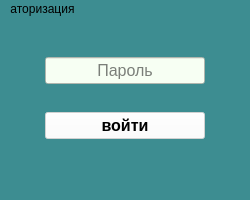
<?xml version="1.0" encoding="UTF-8"?>
<ui version="4.0">
 <class>MainWindow</class>
 <widget class="QMainWindow" name="MainWindow">
  <property name="geometry">
   <rect>
    <x>0</x>
    <y>0</y>
    <width>250</width>
    <height>200</height>
   </rect>
  </property>
  <property name="sizePolicy">
   <sizepolicy hsizetype="Preferred" vsizetype="Preferred">
    <horstretch>0</horstretch>
    <verstretch>0</verstretch>
   </sizepolicy>
  </property>
  <property name="minimumSize">
   <size>
    <width>250</width>
    <height>200</height>
   </size>
  </property>
  <property name="maximumSize">
   <size>
    <width>250</width>
    <height>200</height>
   </size>
  </property>
  <property name="windowTitle">
   <string>Login to App</string>
  </property>
  <property name="styleSheet">
   <string notr="true">background-color: rgb(61, 141, 145);</string>
  </property>
  <widget class="QWidget" name="centralwidget">
   <property name="sizePolicy">
    <sizepolicy hsizetype="Maximum" vsizetype="Preferred">
     <horstretch>0</horstretch>
     <verstretch>0</verstretch>
    </sizepolicy>
   </property>
   <layout class="QVBoxLayout" name="verticalLayout">
    <property name="spacing">
     <number>0</number>
    </property>
    <property name="leftMargin">
     <number>45</number>
    </property>
    <property name="topMargin">
     <number>10</number>
    </property>
    <property name="rightMargin">
     <number>45</number>
    </property>
    <property name="bottomMargin">
     <number>10</number>
    </property>
    <item>
     <widget class="QLineEdit" name="passwordEdit">
      <property name="font">
       <font>
        <family>Tahoma</family>
        <pointsize>12</pointsize>
       </font>
      </property>
      <property name="autoFillBackground">
       <bool>false</bool>
      </property>
      <property name="styleSheet">
       <string notr="true">background-color: rgb(247, 255, 243);
color: rgb(0, 0, 0);</string>
      </property>
      <property name="echoMode">
       <enum>QLineEdit::Password</enum>
      </property>
      <property name="alignment">
       <set>Qt::AlignCenter</set>
      </property>
      <property name="placeholderText">
       <string>Пароль</string>
      </property>
     </widget>
    </item>
    <item>
     <widget class="QPushButton" name="loginButton">
      <property name="enabled">
       <bool>false</bool>
      </property>
      <property name="font">
       <font>
        <family>Tahoma</family>
        <pointsize>12</pointsize>
        <bold>true</bold>
       </font>
      </property>
      <property name="layoutDirection">
       <enum>Qt::LeftToRight</enum>
      </property>
      <property name="styleSheet">
       <string notr="true">background-color: rgb(255, 255, 255);
color: rgb(0, 0, 0);</string>
      </property>
      <property name="text">
       <string>войти</string>
      </property>
     </widget>
    </item>
   </layout>
  </widget>
  <widget class="QMenuBar" name="menubar">
   <property name="geometry">
    <rect>
     <x>0</x>
     <y>0</y>
     <width>250</width>
     <height>26</height>
    </rect>
   </property>
   <widget class="QMenu" name="menu">
    <property name="title">
     <string>аторизация</string>
    </property>
   </widget>
   <addaction name="menu"/>
  </widget>
  <widget class="QStatusBar" name="statusbar"/>
 </widget>
 <resources/>
 <connections/>
</ui>
